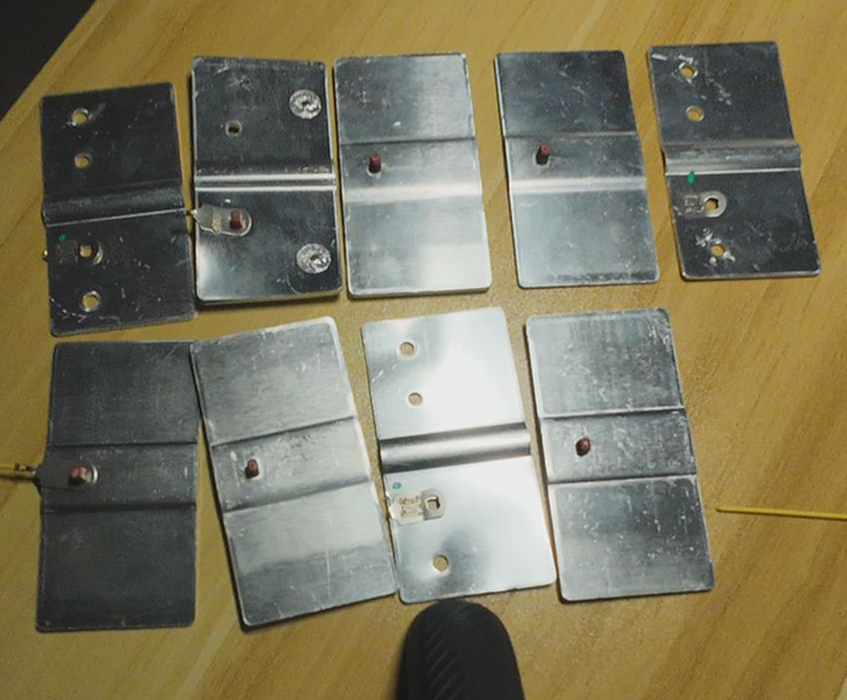
#> input picture courses/industrial-vision-lab/data/authorized_onsite/osmo_20261117T212335Z/workpieces.png, 847 x 700 px, found by its file name
$ jupyter execute --allow-errors 05_data_augmentation.ipynb
#> lines starting #> are read from the running program, lines starting #| are printed output that depends on the picture
### course_utils.py
"""课程公共工具；算法步骤保留在各 Notebook 中。"""
from pathlib import Path
import os
import random
import numpy as np
import matplotlib.pyplot as plt
from matplotlib import font_manager

ROOT = Path(__file__).resolve().parent


def configure_plot_fonts():
    available = {f.name for f in font_manager.fontManager.ttflist}
    for font in ['Microsoft YaHei', 'SimHei', 'Noto Sans CJK SC', 'Noto Sans CJK HK',
                 'Noto Sans CJK JP', 'Noto Sans CJK TC', 'WenQuanYi Zen Hei']:
        if font in available:
            plt.rcParams['font.family'] = 'sans-serif'
            plt.rcParams['font.sans-serif'] = [font]
            return
    for font_path in [
        Path('/usr/share/fonts/opentype/noto/NotoSansCJK-Regular.ttc'),
        Path('/usr/share/fonts/truetype/noto/NotoSansCJK-Regular.ttc'),
        Path('/usr/share/fonts/truetype/wqy/wqy-zenhei.ttc'),
    ]:
        if font_path.is_file():
            font_manager.fontManager.addfont(str(font_path))
            font = font_manager.FontProperties(fname=str(font_path)).get_name()
            plt.rcParams['font.family'] = 'sans-serif'
            plt.rcParams['font.sans-serif'] = [font, 'DejaVu Sans']
            return
    plt.rcParams['font.family'] = 'sans-serif'
    plt.rcParams['font.sans-serif'] = ['DejaVu Sans']


configure_plot_fonts()


# [56 lines left out: functions setup, device, show_images, save_figure, not called in this run]

### notebooks/05_data_augmentation.ipynb
# 05｜数据增强与工业视觉鲁棒性

本课把附件课件中的增强方法重新整理成可运行实验。先看原始课件，再用同一张真实工业缺陷照片演示几何、颜色、噪声、Mosaic、MixUp、Copy-Paste 和 Random Erasing。

三类动机来自附件材料：类内差异大、类间外观相似、每类样本太少。增强只能扩充训练分布，不能制造新的真实缺陷真值；目标检测和实例分割必须同步变换框或掩膜。

[cell 1]
from pathlib import Path
import sys
ROOT = next(p for p in [Path.cwd(), *Path.cwd().parents] if (p / 'course_utils.py').exists())
if str(ROOT) not in sys.path: sys.path.insert(0, str(ROOT))
import numpy as np
import matplotlib.pyplot as plt
from course_utils import configure_plot_fonts
configure_plot_fonts()
from PIL import Image, ImageEnhance, ImageDraw
print('项目根目录:', ROOT)

## 1. 附件课件原图与内容定位

这些附件是数据增强教学页，不是电池焊接真值。它们分别覆盖：增强动机、颜色/噪声、几何变化、YOLO 高级增强、YOLO 内置与离线增强的区别，以及钢铁缺陷训练参数。图片保留作为原始输入，正式教学过程由下面的代码重新生成。

[cell 2]
augmentation_dir = ROOT / 'courses/industrial-vision-lab/data/public/augmentation'
slide_paths = sorted(augmentation_dir.glob('slide_*.png'))
fig, axes = plt.subplots(3, 2, figsize=(16, 14))
for ax, path in zip(axes.flat, slide_paths):
    ax.imshow(Image.open(path)); ax.set_title(path.name); ax.axis('off')
plt.tight_layout(); plt.show()
print('附件课件数量:', len(slide_paths))

## 2. 真实工业原图：所有增强都从这里开始

使用公开 KolektorSDD 工业零件表面样例作为教学输入。它是真实工业表面照片；下面的增强结果是派生图，不能当成新的独立验收样本。对于动力电池汇流排，实际项目还要使用对应的汇流排、镍片和七格标注，不能直接套用表面缺陷标签。

[cell 3]
base_path = ROOT / 'courses/industrial-vision-lab/data/public/kolektor/defect_0.jpg'
#> (the rest of this cell did not finish here and is left out)

## 3. 几何增强：方向、位置和尺度变化

附件中的水平翻转、垂直翻转和旋转对应 `transpose()` 与 `rotate()`。`expand=True` 保留完整旋转画布；检测框和分割掩膜必须使用同一几何变换。

下面还用原始缺陷掩膜验证水平翻转：输入图片和掩膜执行同一变换，叠加后位置仍一致。训练集、验证集、测试集应先按物理样本分组拆分，再只增强训练集，避免数据泄漏。

#> (a cell that did not finish here is left out)

[cell 5]
mask_path = ROOT / 'courses/industrial-vision-lab/data/public/kolektor/defect_0_mask.bmp'
#> (the rest of this cell did not finish here and is left out)

## 4. 颜色与噪声增强：模拟光照、材料差异和传感器噪声

附件示例使用亮度 `1.3`、对比度 `1.4`，并添加均值 0、标准差 15 的高斯噪声，再用 `clip(0,255)` 限制像素。参数只是教学起点，不能代替真实暗光和光谱标定。

[cell 6]
from PIL import ImageEnhance
#> (the rest of this cell did not finish here and is left out)

## 5. Mosaic、MixUp、Copy-Paste 和 Random Erasing

- **Mosaic**：把 4 张图拼成 1 张，扩大背景、尺度和位置组合；检测框要按拼接偏移同步移动。
- **MixUp**：按 `alpha` 做两张图的透明混合，分类标签也要按比例混合；检测任务要谨慎处理重叠框。
- **Copy-Paste**：复制带实例掩膜的目标，再粘贴到另一张图；只有矩形裁剪时不能声称是实例 Copy-Paste。
- **Random Erasing**：随机擦除局部，迫使模型利用更多上下文；不能把关键焊点全部擦掉。

[cell 7]
def fit_size(im, size=(256, 192)):
    return im.resize(size, Image.Resampling.BILINEAR)

kolektor = ROOT / 'courses/industrial-vision-lab/data/public/kolektor'
#> (the rest of this cell did not finish here and is left out)

## 6. YOLO 内置增强与离线增强如何组合

YOLO 内置增强在每个 epoch 训练时随机生成，不增加磁盘样本数；离线增强在训练前生成并保存派生数据，适合样本极少或需要审计每张增强图的场景。工业检测常用组合是：离线生成少量可追溯样本，训练时再用较温和的内置增强。

Albumentations 等工具可以同时变换图像、边界框和掩膜；本课不强制安装它，先用 Pillow/NumPy 理解原理。

[cell 8]
recipe = {
    'epochs': 150, 'batch': 16, 'imgsz': 640,
    'fliplr': 0.5, 'flipud': 0.5, 'degrees': 15.0,
    'translate': 0.15, 'scale': 0.5,
    'hsv_h': 0.02, 'hsv_s': 0.7, 'hsv_v': 0.4,
    'mosaic': 1.0, 'mixup': 0.15, 'copy_paste': 0.15, 'erasing': 0.3,
}
for key, value in recipe.items(): print(f'{key:>12}: {value}')
#> this loop made 15 passes
#> (key, value) on passes 1 to 12: ('epochs', 150), ('batch', 16), ('imgsz', 640), ('fliplr', 0.5), ('flipud', 0.5), ('degrees', 15), ('translate', 0.15), ('scale', 0.5), ('hsv_h', 0.02), ('hsv_s', 0.7), ('hsv_v', 0.4), ('mosaic', 1)
#|       epochs: 150
#|        batch: 16
#|        imgsz: 640
#|       fliplr: 0.5
#|       flipud: 0.5
#|      degrees: 15.0
#|    translate: 0.15
#|        scale: 0.5
#> (further printed lines are left out)
print('这些是钢铁缺陷教学起点，不是动力电池焊点的最终生产参数。')

### 训练接口示意及适用范围

附件中的数值是某个钢铁缺陷实验的示例，并非所有 YOLO 版本和任务都适用。下方只是代码模板，不会自动安装依赖或启动训练。请先核对所用版本的官方参数文档、数据格式和任务类型：例如 `copy_paste` 通常针对分割任务，`erasing` 的适用范围也取决于版本和任务。截图底部被遮挡的参数不臆测；`data` 和权重路径应由自己的数据集替换。

[cell 9]
# 可选：准备好标注数据、安装并核对所用 Ultralytics 版本后，再取消注释。
# from ultralytics import YOLO
# model = YOLO('你的检测模型权重.pt')
# model.train(data='你的数据集.yaml', epochs=150, batch=16, imgsz=640,
#             fliplr=0.5, degrees=15.0, translate=0.15, scale=0.5,
#             hsv_h=0.02, hsv_s=0.7, mosaic=1.0, mixup=0.15)
# copy_paste 和 erasing 请先核对任务类型及版本支持，验证集保持原始分布。

## 7. 应用到汇流排焊接检测时的边界

对动力电池刀片电芯，增强必须遵循目标层级：整帧 → 汇流排 → 镍片 → 七个焊接格。可以增强亮度、暗光、轻微旋转和遮挡，但不能凭空复制焊点或把七格标签错位。每片七格中的未知状态仍应输出黄色待复核；至少五格明确合格才进入绿色通过。

[cell 10]
busbar_path = ROOT / 'courses/industrial-vision-lab/data/authorized_onsite/osmo_20261117T212335Z/workpieces.png'
if busbar_path.exists():
    busbar = Image.open(busbar_path).convert('RGB')
#> busbar is the input picture: PIL image 847x700 RGB; mean R, G, B 125.7, 119.7, 94.1
    busbar_dark = ImageEnhance.Brightness(busbar).enhance(.55)
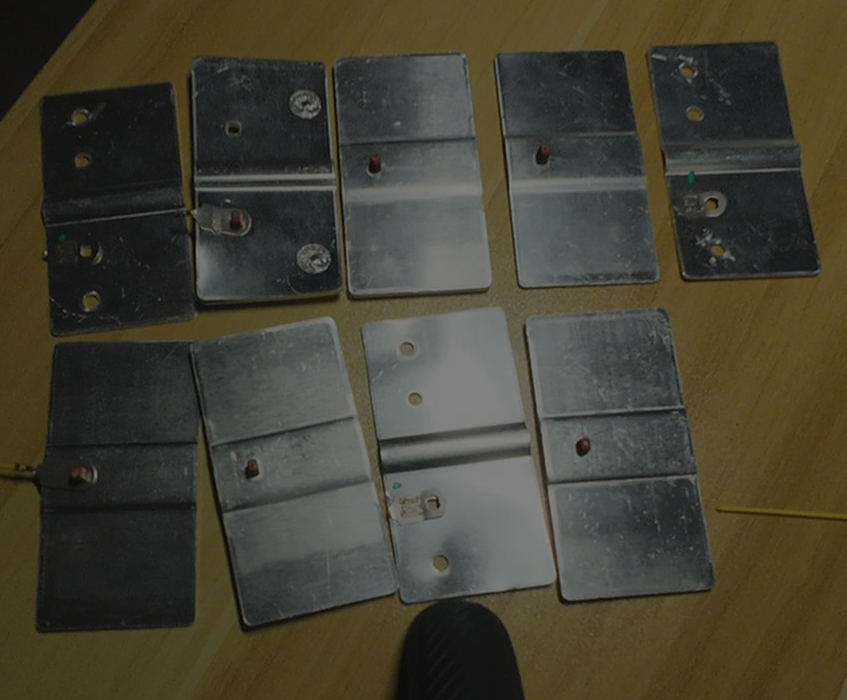
#> busbar_dark: PIL image 847x700 RGB; mean R, G, B 68.7, 65.4, 51.3
    fig, axes = plt.subplots(1, 2, figsize=(14, 5)); axes[0].imshow(busbar); axes[0].set_title('汇流排实拍：原图'); axes[1].imshow(busbar_dark); axes[1].set_title('同一帧派生暗光挑战')
    for ax in axes: ax.axis('off')
    plt.tight_layout(); plt.show()
#> after `plt.tight_layout()`:
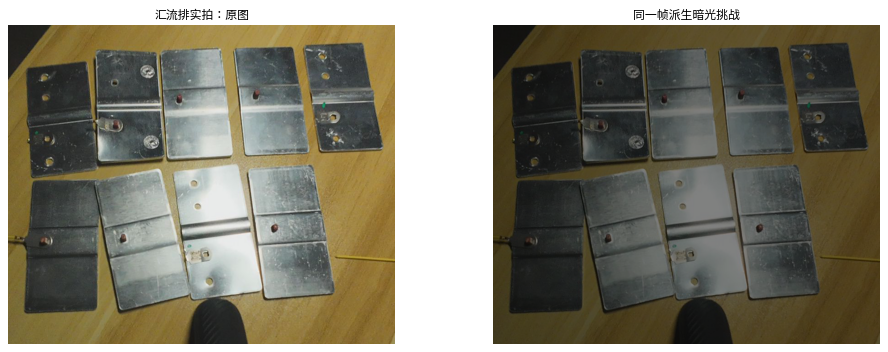
#> figure drawn by matplotlib, 2 panels
    print('现场候选框不是人工真值，增强图也不产生新的七格标签。')
else: print('未找到授权现场图，跳过现场增强示例。')

$ run again, with assets/photos/fruits.jpg saved as courses/industrial-vision-lab/data/authorized_onsite/osmo_20261117T212335Z/workpieces.png
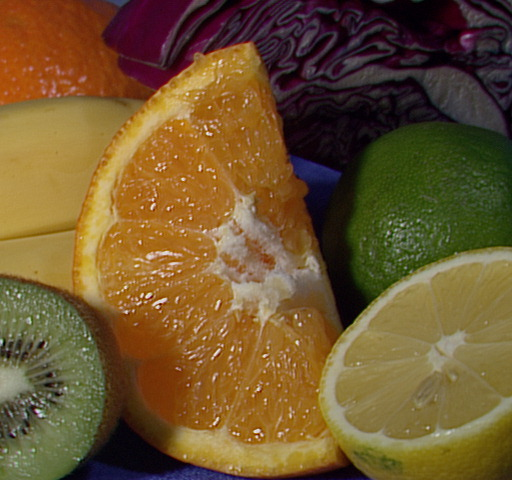
#> input picture assets/photos/fruits.jpg, 512 x 480 px, found by its file name
#> the loop `for key, value in recipe.items(): print(f'{key:>12}: {value}')` made 15 passes
#> (key, value) on passes 1 to 8: ('epochs', 150), ('batch', 16), ('imgsz', 640), ('fliplr', 0.5), ('flipud', 0.5), ('degrees', 15), ('translate', 0.15), ('scale', 0.5)
#> (printed output is left out)
#> busbar is the input picture: PIL image 512x480 RGB; mean R, G, B 110.8, 85.6, 46.2
#> `busbar_dark = ImageEnhance.Brightness(busbar).enhance(.55)`:
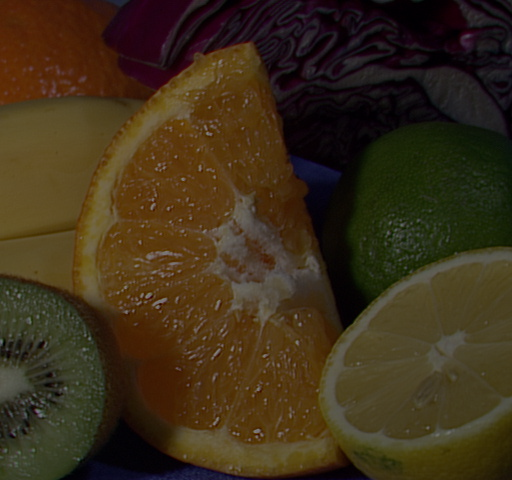
#> busbar_dark: PIL image 512x480 RGB; mean R, G, B 60.5, 46.6, 24.9
#> `plt.tight_layout()`:
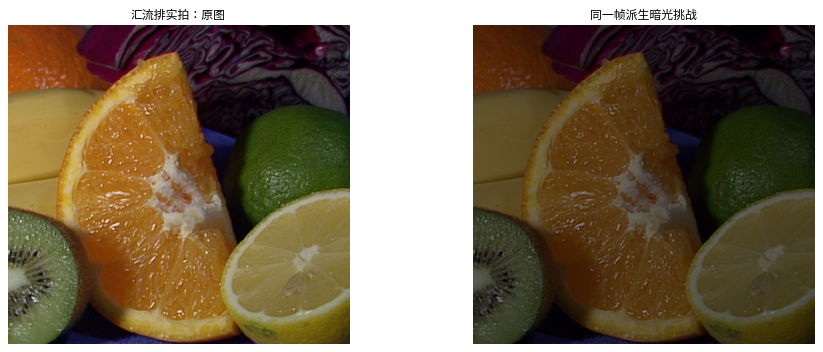
#> figure drawn by matplotlib, 2 panels

$ run again, with assets/photos/basketball1.png copied over courses/industrial-vision-lab/data/authorized_onsite/osmo_20261117T212335Z/workpieces.png
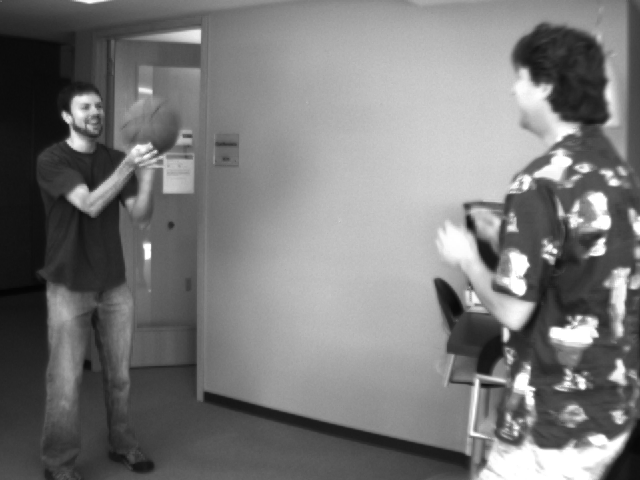
#> input picture assets/photos/basketball1.png, 640 x 480 px, found by its file name
#> the loop `for key, value in recipe.items(): print(f'{key:>12}: {value}')` made 15 passes
#> (key, value) on passes 1 to 8: ('epochs', 150), ('batch', 16), ('imgsz', 640), ('fliplr', 0.5), ('flipud', 0.5), ('degrees', 15), ('translate', 0.15), ('scale', 0.5)
#> (printed output is left out)
#> `busbar_dark = ImageEnhance.Brightness(busbar).enhance(.55)`:
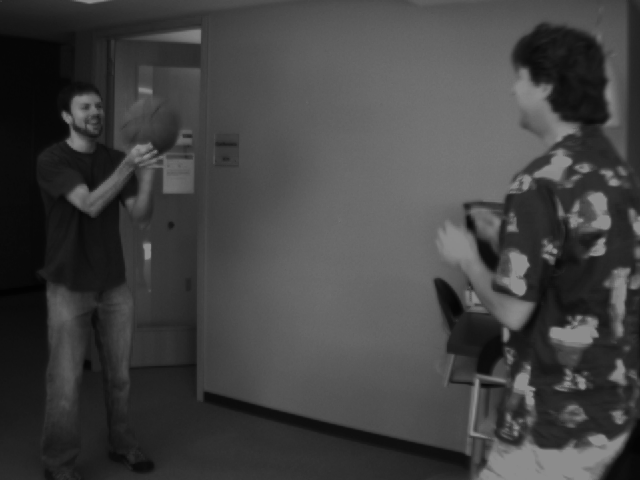
#> busbar_dark: PIL image 640x480 RGB; min 2, max 140, mean 65.7
#> `plt.tight_layout()`:
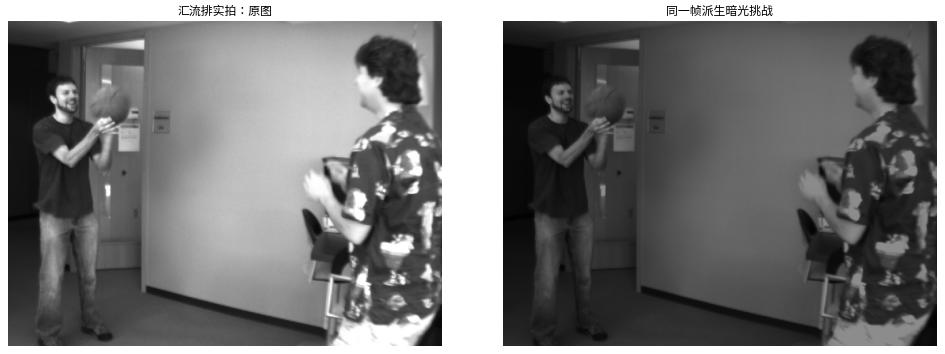
#> figure drawn by matplotlib, 2 panels
